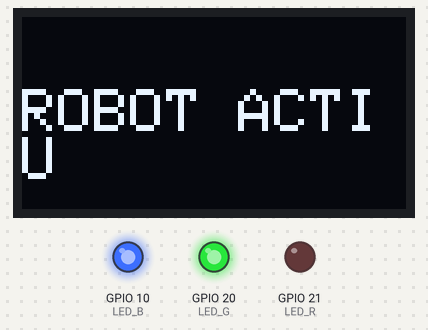
The sketch below on a simulated ESP32-S3. On the bench: 128×64 one-colour display, output pins drawn as LEDs (lit = HIGH).

Above: at 0.1 s.
At 5.0 s:
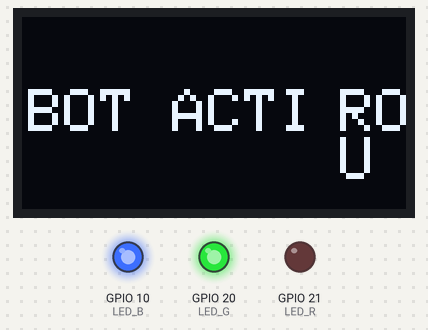
At 10.1 s:
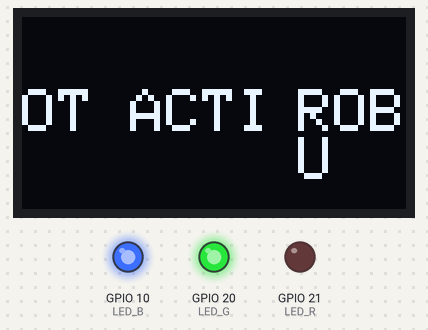
At 20.0 s:
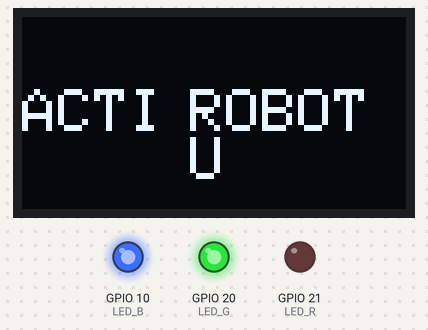
At 29.9 s:
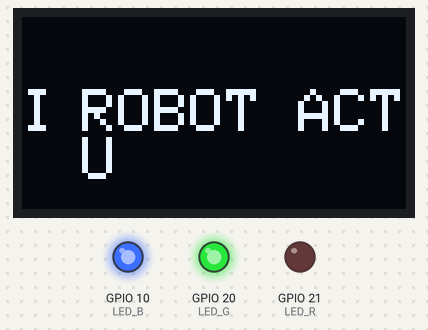
At 39.8 s:
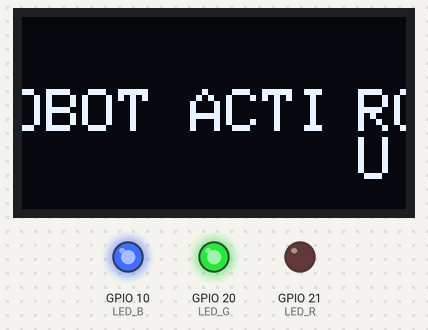

The sketch:

text_amb_scroll.ino
```cpp
#include <Wire.h>
#include <Adafruit_GFX.h>
#include <Adafruit_SSD1306.h>

#define SCREEN_WIDTH 128
#define SCREEN_HEIGHT 64
Adafruit_SSD1306 display(SCREEN_WIDTH, SCREEN_HEIGHT, &Wire, -1);

// --- MATEIXA ASSIGNACIÓ DE PINS ---
const int PIN_SDA = 3;   const int PIN_SCL = 4;
const int PIN_BTN_A = 6; const int PIN_BTN_B = 7;
const int PIN_LDR = 0;
const int LED_R = 21;    const int LED_G = 20;    const int LED_B = 10;

void setup() {
  Serial.begin(9600);

  // Configurem pins secundaris
  pinMode(PIN_BTN_A, INPUT_PULLUP);
  pinMode(PIN_BTN_B, INPUT_PULLUP);
  pinMode(LED_R, OUTPUT); pinMode(LED_G, OUTPUT); pinMode(LED_B, OUTPUT);

  // Encenem el LED en color cian per indicar que la marquesina està activa
  digitalWrite(LED_R, LOW); digitalWrite(LED_G, HIGH); digitalWrite(LED_B, HIGH);

  // Inicialització de la pantalla amb els teus pins I2C
  Wire.begin(PIN_SDA, PIN_SCL);
  if(!display.begin(SSD1306_SWITCHCAPVCC, 0x3C)) {
    Serial.println("Error OLED");
    while(true);
  }

  // Netegem la pantalla abans de començar
  display.clearDisplay();

  // --- CONFIGURACIÓ DEL TEXT DE LA MARQUESINA ---
  display.setTextSize(2);          // Mida del text (2 és ideal per a marquesines, es llegeix molt bé)
  display.setTextColor(SSD1306_WHITE); // Text en blanc
  display.setCursor(0, 24);        // El centrem verticalment a la pantalla (la pantalla fa 64 de alt)

  // Escrivim el text que volem desplaçar
  display.println("ROBOT ACTIU");
  display.display();               // Mostrem el text inicial a la pantalla

  // --- ENGEGAR EL DESPLAÇAMENT (SCROLL) ---
  // display.startscrollright(pàgina_inicial, pàgina_final);
  // La pantalla OLED es divideix en 8 pàgines horitzontals (de la 0 a la 7).
  // Fent scroll de la 0 a la 7 desplacem tota la pantalla sencera.
  display.startscrollright(0x00, 0x07);
}

void loop() {
  // El loop es queda lliure! El desplaçament es fa automàticament per maquinari.
  // Aquí podries afegir codi per llegir els botons o fer parpellejar els leds
  // sense que afecti gens ni mica a la fluïdesa del text que es mou.
}
```
